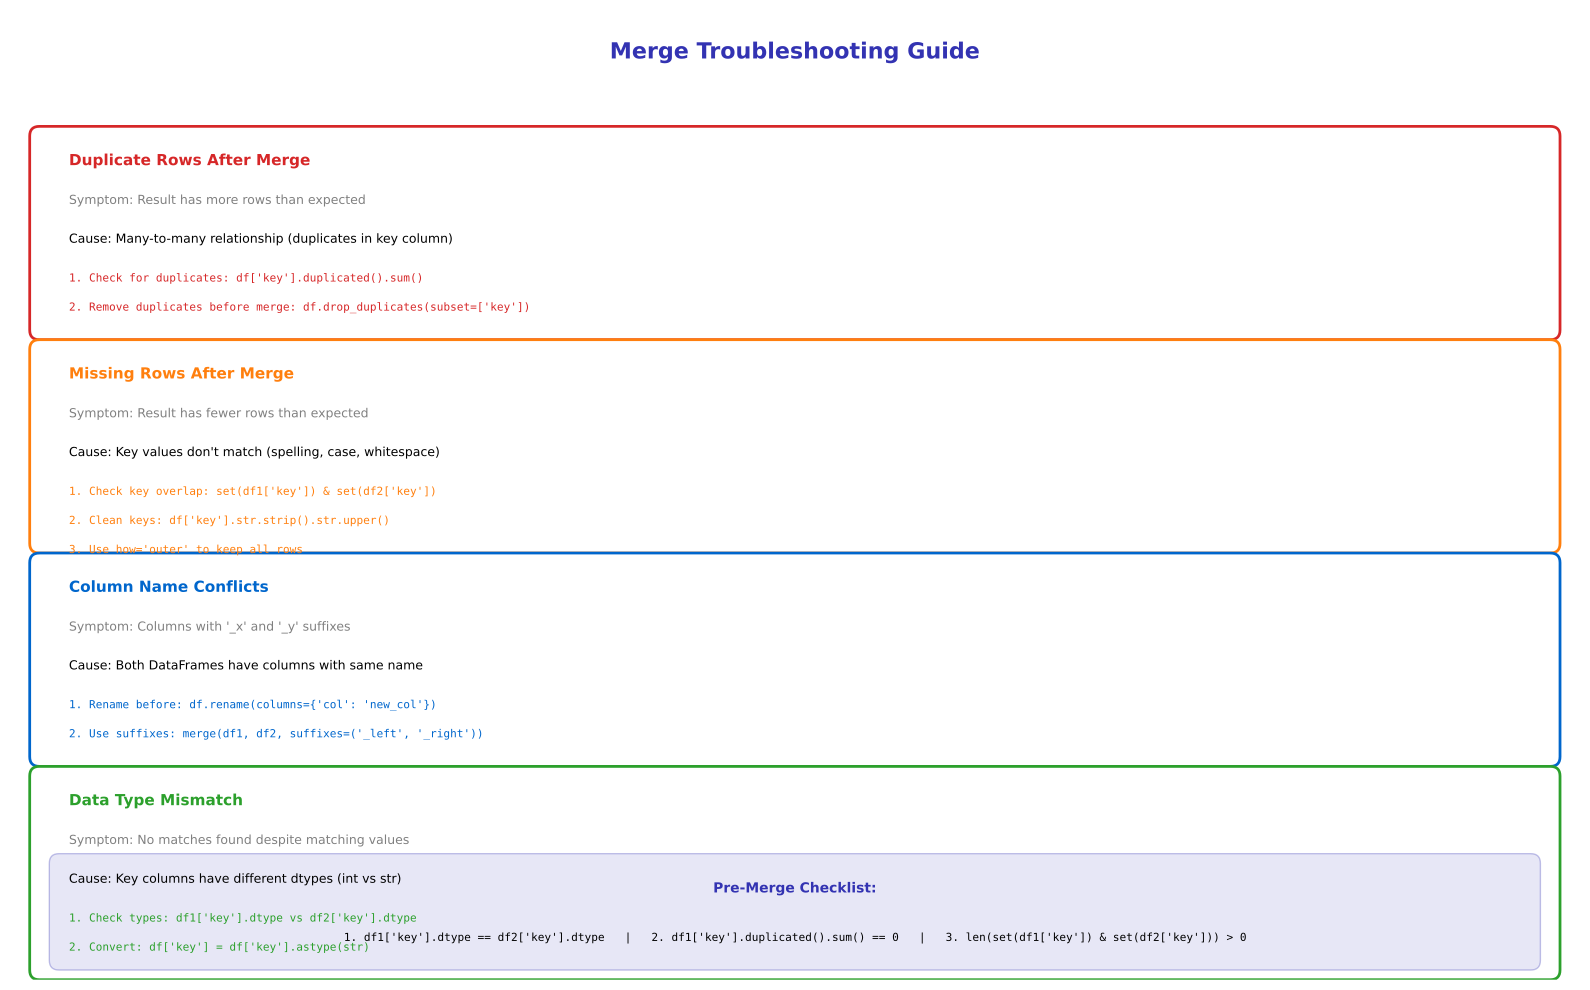

Write the Python code that produced this figure.
"""Merge Troubleshooting - Common issues and solutions"""
import matplotlib.pyplot as plt
import matplotlib.patches as patches
from matplotlib.patches import FancyBboxPatch
import numpy as np
from pathlib import Path

# Standard matplotlib configuration
plt.rcParams.update({
    'font.size': 10,
    'axes.labelsize': 10,
    'axes.titlesize': 11,
    'xtick.labelsize': 9,
    'ytick.labelsize': 9,
    'legend.fontsize': 9,
    'figure.figsize': (10, 6),
    'figure.dpi': 150
})

# Course colors
MLPURPLE = '#3333B2'
MLLAVENDER = '#ADADE0'
MLBLUE = '#0066CC'
MLORANGE = '#FF7F0E'
MLGREEN = '#2CA02C'
MLRED = '#D62728'

fig, ax = plt.subplots(figsize=(16, 10))
ax.set_xlim(0, 16)
ax.set_ylim(0, 10)
ax.axis('off')

# Title
ax.text(8, 9.5, 'Merge Troubleshooting Guide', ha='center',
        fontsize=16, fontweight='bold', color=MLPURPLE)

# Issues
issues = [
    {
        'problem': 'Duplicate Rows After Merge',
        'symptom': 'Result has more rows than expected',
        'cause': 'Many-to-many relationship (duplicates in key column)',
        'solution': "1. Check for duplicates: df['key'].duplicated().sum()\n2. Remove duplicates before merge: df.drop_duplicates(subset=['key'])",
        'color': MLRED
    },
    {
        'problem': 'Missing Rows After Merge',
        'symptom': 'Result has fewer rows than expected',
        'cause': "Key values don't match (spelling, case, whitespace)",
        'solution': "1. Check key overlap: set(df1['key']) & set(df2['key'])\n2. Clean keys: df['key'].str.strip().str.upper()\n3. Use how='outer' to keep all rows",
        'color': MLORANGE
    },
    {
        'problem': 'Column Name Conflicts',
        'symptom': "Columns with '_x' and '_y' suffixes",
        'cause': 'Both DataFrames have columns with same name',
        'solution': "1. Rename before: df.rename(columns={'col': 'new_col'})\n2. Use suffixes: merge(df1, df2, suffixes=('_left', '_right'))",
        'color': MLBLUE
    },
    {
        'problem': 'Data Type Mismatch',
        'symptom': 'No matches found despite matching values',
        'cause': 'Key columns have different dtypes (int vs str)',
        'solution': "1. Check types: df1['key'].dtype vs df2['key'].dtype\n2. Convert: df['key'] = df['key'].astype(str)",
        'color': MLGREEN
    },
]

y_start = 8.5
for issue in issues:
    # Issue box
    box = FancyBboxPatch((0.3, y_start - 1.8), 15.4, 2, boxstyle="round,pad=0.1",
                         edgecolor=issue['color'], facecolor='white', linewidth=2)
    ax.add_patch(box)

    # Problem title
    ax.text(0.6, y_start - 0.1, issue['problem'], fontsize=11,
            fontweight='bold', color=issue['color'])

    # Symptom
    ax.text(0.6, y_start - 0.5, f"Symptom: {issue['symptom']}", fontsize=9, color='gray')

    # Cause
    ax.text(0.6, y_start - 0.9, f"Cause: {issue['cause']}", fontsize=9, color='black')

    # Solution
    solution_lines = issue['solution'].split('\n')
    for i, line in enumerate(solution_lines):
        ax.text(0.6, y_start - 1.3 - i*0.3, line, fontsize=8, family='monospace', color=issue['color'])

    y_start -= 2.2

# Quick checks box
check_box = FancyBboxPatch((0.5, 0.2), 15, 1, boxstyle="round,pad=0.1",
                           edgecolor=MLPURPLE, facecolor=MLLAVENDER, alpha=0.3)
ax.add_patch(check_box)
ax.text(8, 0.9, 'Pre-Merge Checklist:', ha='center', fontsize=10, fontweight='bold', color=MLPURPLE)
checks = [
    "1. df1['key'].dtype == df2['key'].dtype",
    "2. df1['key'].duplicated().sum() == 0",
    "3. len(set(df1['key']) & set(df2['key'])) > 0",
]
ax.text(8, 0.4, '   |   '.join(checks), ha='center', fontsize=8, family='monospace', color='black')

plt.tight_layout()
plt.savefig(Path(__file__).parent / 'chart.pdf', dpi=300, bbox_inches='tight')
plt.close()
